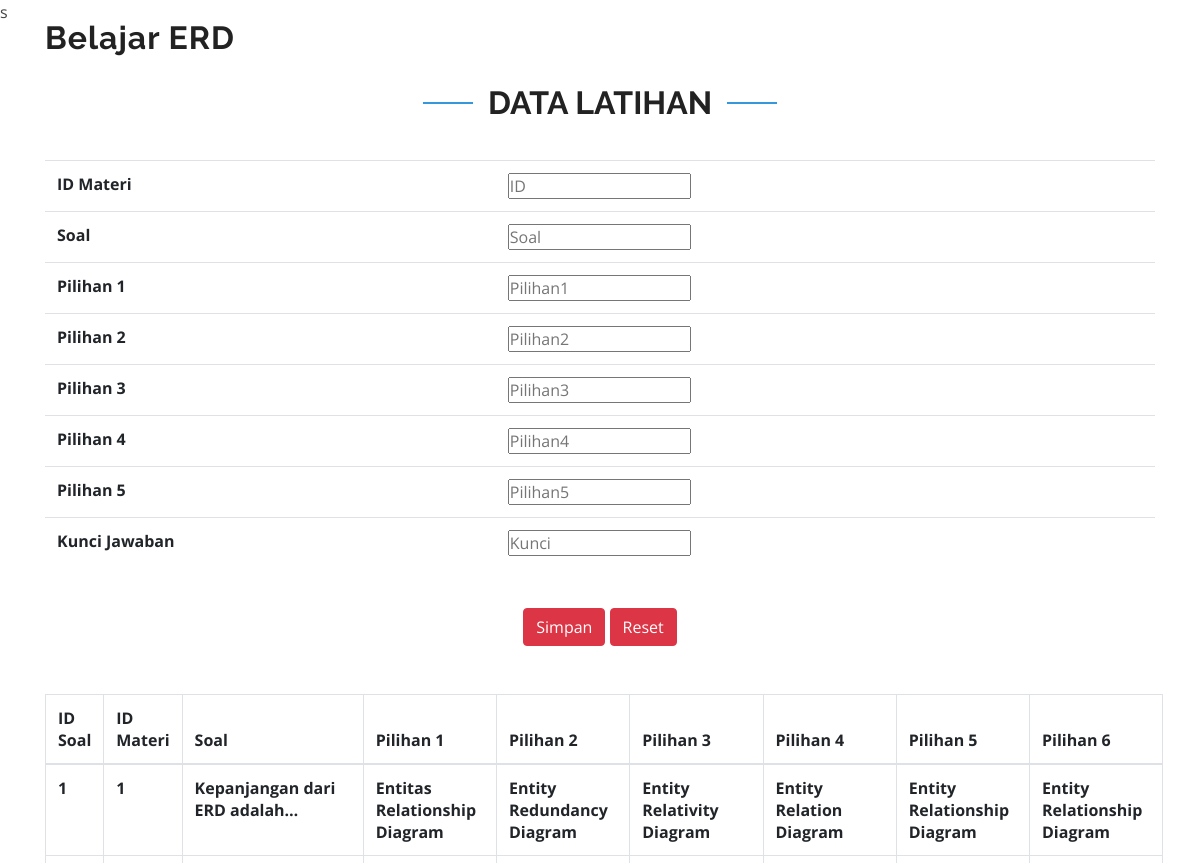
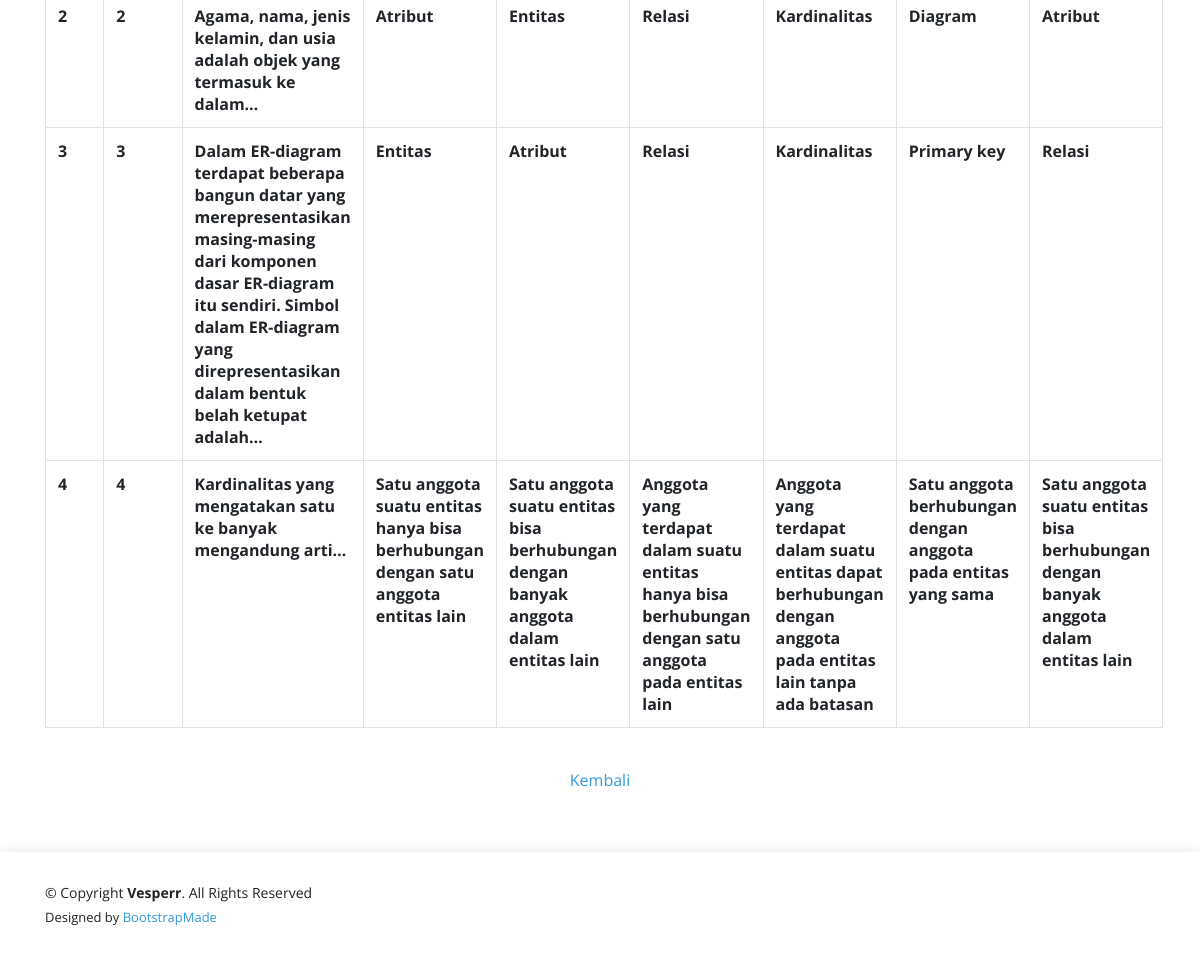
The app's page /index.php/c_guru/tampil_latihan with its own data (2 pictures, top to bottom).
### tables this page shows
CREATE TABLE `soal_latihan` (
  `id_soal` int(11) NOT NULL,
  `id_materi` int(11) NOT NULL,
  `soal` varchar(255) NOT NULL,
  `pil1` varchar(255) NOT NULL,
  `pil2` varchar(255) NOT NULL,
  `pil3` varchar(255) NOT NULL,
  `pil4` varchar(255) NOT NULL,
  `pil5` varchar(255) NOT NULL,
  `kunci` varchar(255) NOT NULL
);

### application/models/M_guru.php (called while the page is built, shortened)
s<?php
class M_guru extends CI_model
{
	function selectLatihan(){
		$this->db->select('*');
		$this->db->from('soal_latihan');
		return $this->db->get();
	}
}
?>

### application/controllers/C_guru.php (called while the page is built, shortened)
<?php
class C_guru extends CI_Controller
{
	function __construct()
	{
		$this->load->helper(array('form', 'url'));
	}
	public function tampil_latihan()
	{
		$this->load->Model('M_guru');
		$data['datauser'] = $this->M_guru->selectLatihan()->result();
		$this->load->view('V_tlatihan', $data);
	}
}
?>

### index.php (called while the page is built, shortened)
<?php
require_once BASEPATH.'core/CodeIgniter.php';

### application/views/V_tlatihan.php (the view, shortened to what this page needs)
<!DOCTYPE html>
<html lang="en">
<head>
  <link rel="stylesheet" href="<?php echo base_url(); ?>assets/img/favicon.png" rel="icon">
  <link rel="stylesheet" href="<?php echo base_url(); ?>assets/img/apple-touch-icon.png" rel="apple-touch-icon">
  <link rel="stylesheet" href="<?php echo base_url(); ?>assets/vendor/bootstrap/css/bootstrap.min.css" rel="stylesheet">
  <link rel="stylesheet" href="<?php echo base_url(); ?>assets/vendor/icofont/icofont.min.css" rel="stylesheet">
  <link rel="stylesheet" href="<?php echo base_url(); ?>assets/vendor/remixicon/remixicon.css" rel="stylesheet">
  <link rel="stylesheet" href="<?php echo base_url(); ?>assets/vendor/boxicons/css/boxicons.min.css" rel="stylesheet">
  <link rel="stylesheet" href="<?php echo base_url(); ?>assets/vendor/owl.carousel/assets/owl.carousel.min.css" rel="stylesheet">
  <link rel="stylesheet" href="<?php echo base_url(); ?>assets/vendor/venobox/venobox.css" rel="stylesheet">
  <link rel="stylesheet" href="<?php echo base_url(); ?>assets/vendor/aos/aos.css" rel="stylesheet">
  <link rel="stylesheet" href="<?php echo base_url(); ?>assets/css/style.css" rel="stylesheet">
</head>
<body>
  <header id="header" class="fixed-top d-flex align-items-center">
    <div class="container d-flex align-items-center">
      <div class="logo mr-auto">
        <h1 class="text-light"><a href="index.html"><span>Belajar ERD</span></a></h1>
      </div>
    </div>
  </header>
    <section id="pricing" class="pricing">
      <div class="container">
        <div class="section-title">
          <h2>Data Latihan</h2>
        </div>
        <table class="table">
          <form action="<?php echo site_url('C_guru/insertsoal'); ?>" method="POST">
            <tr>
              <th> ID Materi </th>
              <td>
                <input type="text" name="id" placeholder="ID">
              </td>
            </tr>
            <tr>
              <th> Soal </th>
              <td>
                <input type="text" name="soal" placeholder="Soal">
              </td>
            </tr>
            <tr>
              <th> Pilihan 1 </th>
              <td>
                <input type="text" name="pil1" placeholder="Pilihan1">
              </td>
            </tr>
            <tr>
              <th> Pilihan 2 </th>
              <td>
                <input type="text" name="pil2" placeholder="Pilihan2">
              </td>
            </tr>
            <tr>
              <th> Pilihan 3 </th>
              <td>
                <input type="text" name="pil3" placeholder="Pilihan3">
              </td>
            </tr>
            <tr>
              <th> Pilihan 4 </th>
              <td>
                <input type="text" name="pil4" placeholder="Pilihan4">
              </td>
            </tr>
            <tr>
              <th> Pilihan 5 </th>
              <td>
                <input type="text" name="pil5" placeholder="Pilihan5">
              </td>
            </tr>
            <tr>
              <th> Kunci Jawaban </th>
              <td>
                <input type="text" name="kunci" placeholder="Kunci">
              </td>
            </tr>
          </table>
          <br>
          <center>
            <input type="submit" class="btn btn-danger" value="Simpan">
          <input type="reset" class="btn btn-danger"> <br> <br> <br>
          <table id="example1" class="table table-bordered table-hover" border="1px">
            <thead class="danger">
              <tr class="danger">
                <th>ID Soal</th>
                <th>ID Materi</th>
                <th>Soal</th>
                <th>Pilihan 1</th>
                <th>Pilihan 2</th>
                <th>Pilihan 3</th>
                <th>Pilihan 4</th>
                <th>Pilihan 5</th>
                <th>Pilihan 6</th>
              </tr>
            </thead>
            <tbody>
              <?php
                foreach ($datauser as $key) {
              ?>
              <tr>
                <th><?php echo $key->id_soal; ?></th>
                <th><?php echo $key->id_materi; ?></th>
                <th><?php echo $key->soal; ?></th>
                <th><?php echo $key->pil1; ?></th>
                <th><?php echo $key->pil2; ?></th>
                <th><?php echo $key->pil3; ?></th>
                <th><?php echo $key->pil4; ?></th>
                <th><?php echo $key->pil5; ?></th>
                <th><?php echo $key->kunci; ?></th>
              </tr>
              <?php
                }
              ?>
            </tbody>
          </table>
        <div data-aos="zoom-in">
          <br>
          <a href="<?php echo base_url(); ?>index.php/C_guru/guru">Kembali</a>
        </div>
      </div>
    </section>
  <footer id="footer">
    <div class="container">
      <div class="row d-flex align-items-center">
        <div class="col-lg-6 text-lg-left text-center">
          <div class="copyright">
            &copy; Copyright <strong>Vesperr</strong>. All Rights Reserved
          </div>
          <div class="credits">
            Designed by <a href="https://bootstrapmade.com/">BootstrapMade</a>
          </div>
        </div>
      </div>
    </div>
  </footer>
</body>
</html>

### assets/css/style.css (style rules this page uses)
* { margin: 0; padding: 0; box-sizing: border-box; }
body { font-family: "Open Sans", sans-serif; color: #444444; }
a { color: #3498db; }
h1, h2, h3, h4, h5, h6 { font-family: "Raleway", sans-serif; }
#header { z-index: 997; transition: all 0.5s; padding: 22px 0; }
#header .logo h1 { font-size: 32px; margin: 0; padding: 0; line-height: 1; font-weight: 700; letter-spacing: 1px; }
#header .logo h1 a, #header .logo h1 a:hover { color: #222222; text-decoration: none; }
section { padding: 60px 0; overflow: hidden; }
.section-title { text-align: center; padding-bottom: 30px; }
.section-title h2 { font-size: 32px; font-weight: bold; text-transform: uppercase; position: relative; color: #222222; }
.section-title h2::before, .section-title h2::after { content: ''; width: 50px; height: 2px; background: #3498db; display: inline-block; }
.section-title h2::before { margin: 0 15px 10px 0; }
.section-title h2::after { margin: 0 0 10px 15px; }
#footer { background: #fff; box-shadow: 0px 0px 12px 0px rgba(0, 0, 0, 0.1); padding: 30px 0; color: #222222; font-size: 14px; }
#footer .credits { font-size: 13px; padding-top: 5px; color: #222222; }

### records on screen
soal_latihan: id_soal "1", id_materi "1", soal "Kepanjangan dari ERD adalah…", pil1 "Entitas Relationship Diagram", pil2 "Entity Redundancy Diagram", pil3 "Entity Relativity Diagram", pil4 "Entity Relation Diagram", pil5 "Entity Relationship Diagram", kunci "Entity Relationship Diagram"
soal_latihan: id_soal "2", id_materi "2", soal "Agama, nama, jenis kelamin, dan usia adalah objek yang termasuk ke dalam…", pil1 "Atribut", pil2 "Entitas", pil3 "Relasi", pil4 "Kardinalitas", pil5 "Diagram", kunci "Atribut"
soal_latihan: id_soal "3", id_materi "3", soal "Dalam ER-diagram terdapat beberapa bangun datar yang merepresentasikan masing-masing dari komponen dasar ER-diagram itu sendiri. Simbol dalam ER-diagram yang direpresentasikan dalam bentuk belah ketupat adalah…", pil1 "Entitas", pil2 "Atribut", pil3 "Relasi", pil4 "Kardinalitas", pil5 "Primary key", kunci "Relasi"
soal_latihan: id_soal "4", id_materi "4", soal "Kardinalitas yang mengatakan satu ke banyak mengandung arti…", pil1 "Satu anggota suatu entitas hanya bisa berhubungan dengan satu anggota entitas lain", pil2 "Satu anggota suatu entitas bisa berhubungan dengan banyak anggota dalam entitas lain", pil3 "Anggota yang terdapat dalam suatu entitas hanya bisa berhubungan dengan satu anggota pada entitas lain", pil4 "Anggota yang terdapat dalam suatu entitas dapat berhubungan dengan anggota pada entitas lain tanpa ada batasan", pil5 "Satu anggota berhubungan dengan anggota pada entitas yang sama", kunci "Satu anggota suatu entitas bisa berhubungan dengan banyak anggota dalam entitas lain"
